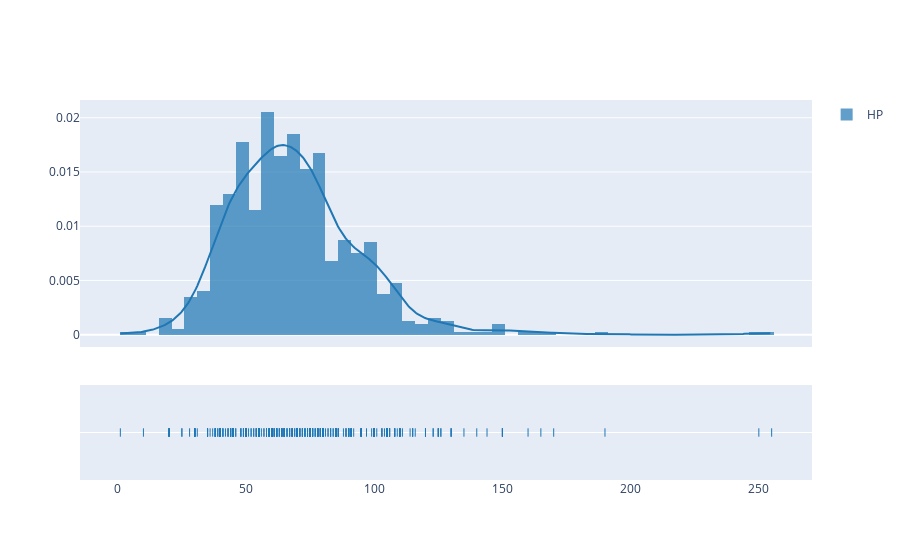

The notebook cell this image was saved under:
### Code cell
fig = ff.create_distplot([df.HP],['HP'],bin_size=5)
iplot(fig,filename='Basic distplot')

### Figure 1 — Plotly figure (JSON) as saved in the notebook; plotly's stock layout.template omitted (floating-point values rounded to 4 significant figures; data arrays with more than 128 entries replaced by an {"elided": "..."} marker saying what was removed)
{"data": [{"histnorm": "probability density", "legendgroup": "HP", "marker": {"color": "rgb(31, 119, 180)"}, "name": "HP", "opacity": 0.7, "type": "histogram", "x": {"elided": "800 int values"}, "xaxis": "x", "xbins": {"end": 255, "size": 5, "start": 1}, "yaxis": "y"}, {"legendgroup": "HP", "marker": {"color": "rgb(31, 119, 180)"}, "mode": "lines", "name": "HP", "showlegend": false, "type": "scatter", "x": {"elided": "500 float values"}, "xaxis": "x", "y": {"elided": "500 float values"}, "yaxis": "y"}, {"legendgroup": "HP", "marker": {"color": "rgb(31, 119, 180)", "symbol": "line-ns-open"}, "mode": "markers", "name": "HP", "showlegend": false, "type": "scatter", "x": {"elided": "800 int values"}, "xaxis": "x", "y": {"elided": "800 str values"}, "yaxis": "y2"}], "layout": {"autosize": true, "barmode": "overlay", "hovermode": "closest", "legend": {"traceorder": "reversed"}, "xaxis": {"anchor": "y2", "autorange": true, "domain": [0, 1], "range": [-15.31, 271.3], "type": "linear", "zeroline": false}, "yaxis": {"anchor": "free", "autorange": true, "domain": [0.35, 1], "position": 0, "range": [-0.001139, 0.02164], "type": "linear"}, "yaxis2": {"anchor": "x", "autorange": true, "domain": [0, 0.25], "dtick": 1, "range": [-1, 1], "showticklabels": false, "type": "category"}}}
